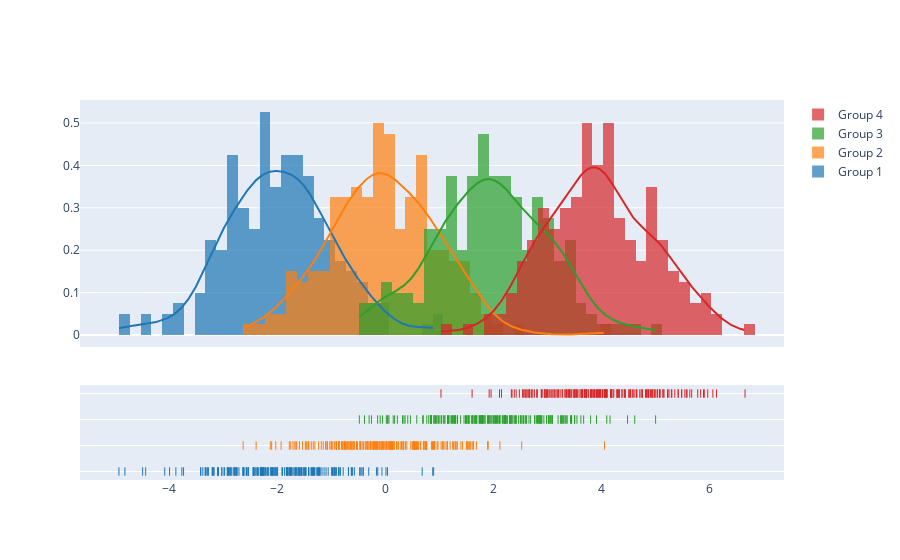

Source (notebook cell):
### Code cell
import plotly.figure_factory as ff

# Add histogram data
x1 = np.random.randn(200) - 2
x2 = np.random.randn(200)
x3 = np.random.randn(200) + 2
x4 = np.random.randn(200) + 4

# Group data together
hist_data = [x1, x2, x3, x4]

group_labels = ['Group 1', 'Group 2', 'Group 3', 'Group 4']

# Create distplot with custom bin_size
fig = ff.create_distplot(hist_data, group_labels, bin_size=.2)
fig.show()

### Figure 1 — Plotly figure (JSON) as saved in the notebook; plotly's stock layout.template omitted (floating-point values rounded to 4 significant figures; data arrays with more than 128 entries replaced by an {"elided": "..."} marker saying what was removed)
{"data": [{"autobinx": false, "histnorm": "probability density", "legendgroup": "Group 1", "marker": {"color": "rgb(31, 119, 180)"}, "name": "Group 1", "opacity": 0.7, "type": "histogram", "x": {"elided": "200 float values"}, "xaxis": "x", "xbins": {"end": 0.8987, "size": 0.2, "start": -4.92}, "yaxis": "y"}, {"autobinx": false, "histnorm": "probability density", "legendgroup": "Group 2", "marker": {"color": "rgb(255, 127, 14)"}, "name": "Group 2", "opacity": 0.7, "type": "histogram", "x": {"elided": "200 float values"}, "xaxis": "x", "xbins": {"end": 4.06, "size": 0.2, "start": -2.623}, "yaxis": "y"}, {"autobinx": false, "histnorm": "probability density", "legendgroup": "Group 3", "marker": {"color": "rgb(44, 160, 44)"}, "name": "Group 3", "opacity": 0.7, "type": "histogram", "x": {"elided": "200 float values"}, "xaxis": "x", "xbins": {"end": 5.004, "size": 0.2, "start": -0.475}, "yaxis": "y"}, {"autobinx": false, "histnorm": "probability density", "legendgroup": "Group 4", "marker": {"color": "rgb(214, 39, 40)"}, "name": "Group 4", "opacity": 0.7, "type": "histogram", "x": {"elided": "200 float values"}, "xaxis": "x", "xbins": {"end": 6.658, "size": 0.2, "start": 1.035}, "yaxis": "y"}, {"legendgroup": "Group 1", "marker": {"color": "rgb(31, 119, 180)"}, "mode": "lines", "name": "Group 1", "showlegend": false, "type": "scatter", "x": {"elided": "500 float values"}, "xaxis": "x", "y": {"elided": "500 float values"}, "yaxis": "y"}, {"legendgroup": "Group 2", "marker": {"color": "rgb(255, 127, 14)"}, "mode": "lines", "name": "Group 2", "showlegend": false, "type": "scatter", "x": {"elided": "500 float values"}, "xaxis": "x", "y": {"elided": "500 float values"}, "yaxis": "y"}, {"legendgroup": "Group 3", "marker": {"color": "rgb(44, 160, 44)"}, "mode": "lines", "name": "Group 3", "showlegend": false, "type": "scatter", "x": {"elided": "500 float values"}, "xaxis": "x", "y": {"elided": "500 float values"}, "yaxis": "y"}, {"legendgroup": "Group 4", "marker": {"color": "rgb(214, 39, 40)"}, "mode": "lines", "name": "Group 4", "showlegend": false, "type": "scatter", "x": {"elided": "500 float values"}, "xaxis": "x", "y": {"elided": "500 float values"}, "yaxis": "y"}, {"legendgroup": "Group 1", "marker": {"color": "rgb(31, 119, 180)", "symbol": "line-ns-open"}, "mode": "markers", "name": "Group 1", "showlegend": false, "type": "scatter", "x": {"elided": "200 float values"}, "xaxis": "x", "y": {"elided": "200 str values"}, "yaxis": "y2"}, {"legendgroup": "Group 2", "marker": {"color": "rgb(255, 127, 14)", "symbol": "line-ns-open"}, "mode": "markers", "name": "Group 2", "showlegend": false, "type": "scatter", "x": {"elided": "200 float values"}, "xaxis": "x", "y": {"elided": "200 str values"}, "yaxis": "y2"}, {"legendgroup": "Group 3", "marker": {"color": "rgb(44, 160, 44)", "symbol": "line-ns-open"}, "mode": "markers", "name": "Group 3", "showlegend": false, "type": "scatter", "x": {"elided": "200 float values"}, "xaxis": "x", "y": {"elided": "200 str values"}, "yaxis": "y2"}, {"legendgroup": "Group 4", "marker": {"color": "rgb(214, 39, 40)", "symbol": "line-ns-open"}, "mode": "markers", "name": "Group 4", "showlegend": false, "type": "scatter", "x": {"elided": "200 float values"}, "xaxis": "x", "y": {"elided": "200 str values"}, "yaxis": "y2"}], "layout": {"barmode": "overlay", "hovermode": "closest", "legend": {"traceorder": "reversed"}, "xaxis": {"anchor": "y2", "domain": [0.0, 1.0], "zeroline": false}, "yaxis": {"anchor": "free", "domain": [0.35, 1], "position": 0.0}, "yaxis2": {"anchor": "x", "domain": [0, 0.25], "dtick": 1, "showticklabels": false}}}
